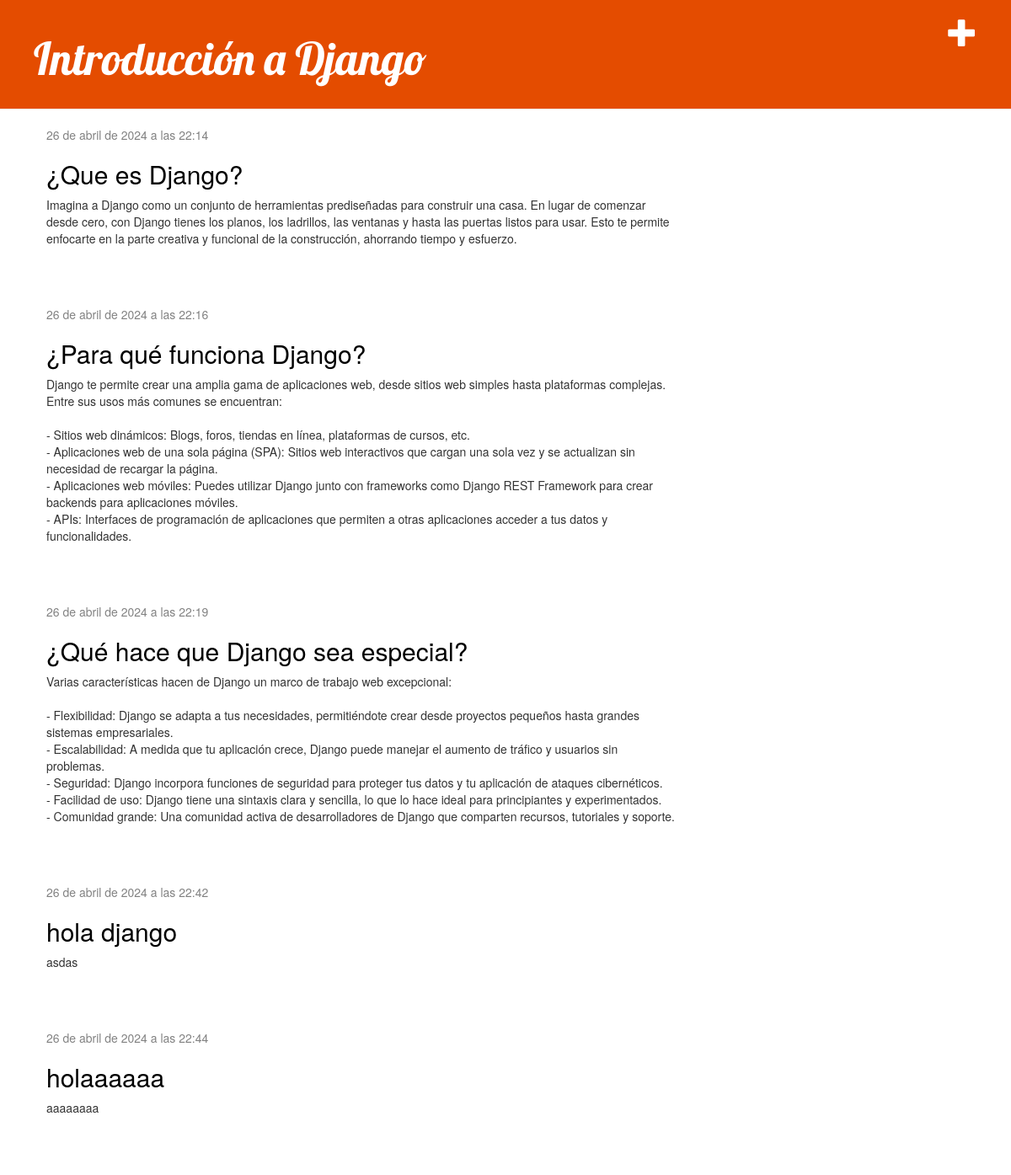
The page / on the database its author committed.
### blog/models.py (models this page shows, shortened)
class Post(models.Model):
    author = models.ForeignKey(settings.AUTH_USER_MODEL, on_delete=models.CASCADE)
    title = models.CharField(max_length=200)
    text = models.TextField()
    created_date = models.DateTimeField(
            default=timezone.now)
    published_date = models.DateTimeField(
            blank=True, null=True)

### blog/views.py (the view)
# urls.py: path('', views.post_list, name='post_list'),
def post_list(request):
    posts = Post.objects.filter(published_date__lte=timezone.now()).order_by('published_date')
    return render(request, 'blog/post_list.html', {'posts': posts})

### blog/templates/blog/post_list.html
{% extends 'blog/base.html' %}
{% block content %}
    {% for post in posts %}
        <div class="post">
            <div class="date">
                {{ post.published_date }}
            </div>
            <h2><a href="{% url 'post_detail' pk=post.pk %}">{{ post.title }}</a></h2>
            <p>{{ post.text|linebreaksbr }}</p>
        </div>
    {% endfor %}
{% endblock %}

### blog/templates/blog/base.html (shortened to what this page needs)
{% load static %}
<html>
    <head>
        <link rel="stylesheet" href="//maxcdn.bootstrapcdn.com/bootstrap/3.2.0/css/bootstrap.min.css">
        <link rel="stylesheet" href="//maxcdn.bootstrapcdn.com/bootstrap/3.2.0/css/bootstrap-theme.min.css">
        <link rel="stylesheet" href="{% static 'css/blog.css' %}">
    </head>
    <body>
        <div class="page-header">
            <a href="{% url 'post_new' %}" class="top-menu"><span class="glyphicon glyphicon-plus"></span></a>
            <h1><a href="/">Introducción a Django</a></h1>
        </div>
        <div class="content container">
            <div class="row">
                <div class="col-md-8">
                    {% block content %}{% endblock %}
                </div>
            </div>
        </div>
    </body>
</html>

### blog/static/css/blog.css (style rules this page uses)
.page-header { background-color: #e44c00; margin-top: 0; padding: 20px 20px 20px 40px; }
.page-header h1, .page-header h1 a, .page-header h1 a:visited, .page-header h1 a:active { color: #ffffff; font-size: 40pt; text-decoration: none; }
.content { margin-left: 40px; }
h1 { font-family: 'Lobster', cursive; }
.date { color: #828282; }
.top-menu, .top-menu:hover, .top-menu:visited { color: #ffffff; float: right; font-size: 26pt; margin-right: 20px; }
.post { margin-bottom: 70px; }
.post h2 a, .post h2 a:visited { color: #000000; }

### rows shown on the page
Post: published_date "26 de abril de 2024 a las 22:14", title "¿Que es Django?", text "Imagina a Django como un conjunto de herramientas prediseñadas para construir una casa. En lugar de comenzar desde cero, con Django tienes los planos, los ladrillos, las ventanas y hasta las puertas listos para usar. Esto te permite enfocarte en la parte creativa y funcional de la construcción, ahorrando tiempo y esfuerzo."
Post: published_date "26 de abril de 2024 a las 22:16", title "¿Para qué funciona Django?", text "Django te permite crear una amplia gama de aplicaciones web, desde sitios web simples hasta plataformas complejas. Entre sus usos más comunes se encuentran: - Sitios web dinámicos: Blogs, foros, tiendas en línea, plataformas de cursos, etc. - Aplicaciones web de una sola página (SPA): Sitios web interactivos que cargan una sola vez y se actualizan sin necesidad de recargar la página. - Aplicaciones web móviles: Puedes utilizar Django junto con frameworks como Django REST Framework para crear backends para aplicaciones móviles. - APIs: Interfaces de programación de aplicaciones que permiten a otras aplicaciones acceder a tus datos y funcionalidades."
Post: published_date "26 de abril de 2024 a las 22:19", title "¿Qué hace que Django sea especial?", text "Varias características hacen de Django un marco de trabajo web excepcional: - Flexibilidad: Django se adapta a tus necesidades, permitiéndote crear desde proyectos pequeños hasta grandes sistemas empresariales. - Escalabilidad: A medida que tu aplicación crece, Django puede manejar el aumento de tráfico y usuarios sin problemas. - Seguridad: Django incorpora funciones de seguridad para proteger tus datos y tu aplicación de ataques cibernéticos. - Facilidad de uso: Django tiene una sintaxis clara y sencilla, lo que lo hace ideal para principiantes y experimentados. - Comunidad grande: Una comunidad activa de desarrolladores de Django que comparten recursos, tutoriales y soporte."
Post: published_date "26 de abril de 2024 a las 22:42", title "hola django", text "asdas"
Post: published_date "26 de abril de 2024 a las 22:44", title "holaaaaaa", text "aaaaaaaa"
